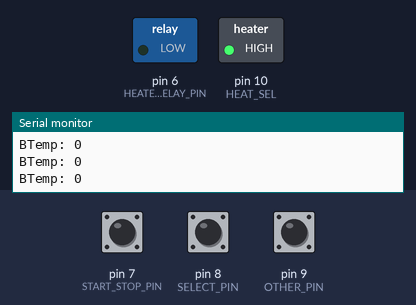
This sketch was run on a simulated Arduino Uno, built with avr-gcc and run on an emulated ATmega328P. On the bench: switched loads named in the sketch (green lamp = pin HIGH), the last lines printed to the serial monitor. The test bench sets the inputs (shaded band); at power-on: pin 7 (START_STOP_PIN) HIGH, pin 8 (SELECT_PIN) HIGH, pin 9 (OTHER_PIN) HIGH.

Above: at 1.3 s.
1.4 s: pin 7 (START_STOP_PIN) pulled LOW for 0.3 s
At 2.2 s:
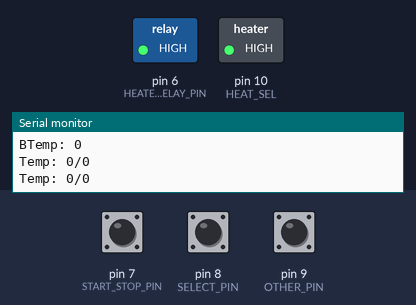
3.2 s: pin 7 (START_STOP_PIN) pulled LOW for 1 s
At 4.5 s:
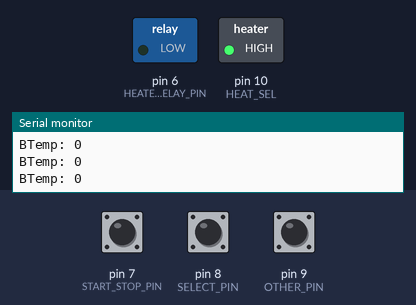
5.7 s: pin 7 (START_STOP_PIN) pulled LOW for 3.2 s
At 7.3 s:
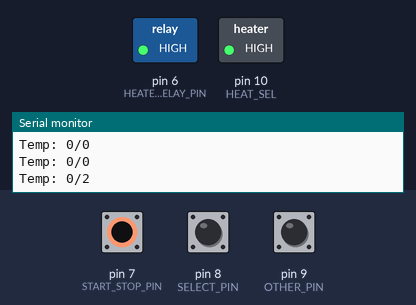
Timing chart, 0 to 8.8 s (numbered marks = the images above; inputs shaded):
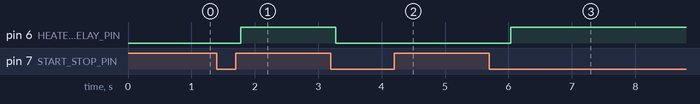

The sketch:

ReflowOven.ino
```cpp
#include "U8glib.h"
#include <SPI.h>

int profile1Time[6] = {0,60,150,180,240,300};
int profile1Temp[6] = {0,150,175,220,30,0};


const int TEMP_MAX = 250;

const int GRAPH_WIDTH_PX=128;
const int GRAPH_HEIGHT_PX=54;

const int DISPLAY_WIDTH_PX=128;
const int DISPLAY_HEIGHT_PX=64;

const int HEATER_RELAY_PIN = 6;
const int START_STOP_PIN = 7;
const int SELECT_PIN = 8;
const int OTHER_PIN = 9;

int buttonStates[3] = {1,1,1};

const int START_BUTTON = 0;
const int SELECT_BUTTON = 1;
const int OTHER_BUTTON = 2;

const int DATA_OUT=11; //MOSI
const int DATA_IN=12; //MISO
const int SPI_CLOCK=13; //sck
const int HEAT_SEL=10; //sck

int timePos;
int screenMode;
boolean inCycle;
int targetTemp;
// stats

int overRuns;
int underRuns;
float maxOver;
float maxUnder;
float averageDeviation;

U8GLIB_SSD1306_128X64 u8g(U8G_I2C_OPT_NONE);


char textBuf[20];

void setup() {
    inCycle=false;
    pinMode(HEATER_RELAY_PIN, OUTPUT);
    digitalWrite(HEATER_RELAY_PIN, LOW);

    u8g.setFont(u8g_font_unifont);

    screenMode = 0;


    pinMode(START_STOP_PIN, INPUT_PULLUP);

    pinMode(SELECT_PIN, INPUT_PULLUP);
    pinMode(OTHER_PIN, INPUT_PULLUP);

    // SPI initialization
    pinMode(DATA_OUT, OUTPUT);
    pinMode(DATA_IN, INPUT);
    pinMode(SPI_CLOCK,OUTPUT);
    pinMode(HEAT_SEL, OUTPUT);
    digitalWrite(HEAT_SEL, HIGH);
    SPI.begin();
    SPI.setClockDivider(SPI_CLOCK_DIV64);
    SPI.setBitOrder(MSBFIRST);
    SPI.setDataMode(SPI_MODE1);
    Serial.begin(57600);
    delay(10);


    Serial.begin(57600);
}

int readCelsius() {
    unsigned int b1;
    unsigned int b2;

    digitalWrite(HEAT_SEL, LOW);
    b1 = SPI.transfer(0x00);
    b2 = SPI.transfer(0x00);
    digitalWrite(HEAT_SEL, HIGH);

    b1 = b1 << 8;
    b1 = b2 | b1;
    b1 = b1 >> 3;

    return b1 >> 2;
}


void loop() {
        unsigned long currentMillis = millis();
	int * profileTime = profile1Time;
	int * profileTemp = profile1Temp;
        updateScreen(profileTime,profileTemp);
	if(inCycle) {
		updateHeater(profileTime,profileTemp);
          	timePos++;
          	if(timePos >= profileTime[5]*5) {
                      Serial.println(profileTime[5]);
          		stop();
          	}
	} else {
		digitalWrite(HEATER_RELAY_PIN, LOW);
	}
      //  Serial.println(millis()-currentMillis);
	checkButtons();
	delay(250-(millis()-currentMillis));

}

void start() {
	targetTemp =0;
	timePos = 0;
	screenMode = 1;
	inCycle = true;
}

void stop() {
	timePos = 0;
	screenMode = 0;
	inCycle = false;
	digitalWrite(HEATER_RELAY_PIN, LOW);
}


void checkButtons() {
	int newButtonStates[3];
	boolean pressed[3] ={false,false,false};

	newButtonStates[START_BUTTON] = digitalRead(START_STOP_PIN);
	newButtonStates[SELECT_BUTTON] = digitalRead(SELECT_PIN);
	newButtonStates[OTHER_BUTTON] = digitalRead(OTHER_PIN);

	for(int i=0;i<3;i++) {
	    if (newButtonStates[i] != buttonStates[i]) {
	      if (newButtonStates[i] == LOW) {
			  pressed[i] = true;
		  } else {
		  	  pressed[i] = false;
		  }
	  }
	  buttonStates[i] = newButtonStates[i];
	}
	if(pressed[START_BUTTON]) {

			if(!inCycle)
				start();
			else {
                          Serial.println("STOP");
				stop();
                        }

	}

}

void updateHeater(int *profileTimes, int* profileTemps) {
	int currentSegment=0;
	while (currentSegment<6) {
		if(profileTimes[currentSegment]>(timePos/4)) {
			break;
		}
		currentSegment++;
	}
    targetTemp =  map(timePos/4,profileTimes[currentSegment-1],
						  profileTimes[currentSegment],
						  profileTemps[currentSegment-1],
						  profileTemps[currentSegment]);

	if(readCelsius()>targetTemp) {
		digitalWrite(HEATER_RELAY_PIN, LOW);
	} else {
		digitalWrite(HEATER_RELAY_PIN, HIGH);
	}
}

void drawGraph(int *profileTimes, int* profileTemps) {
	int profileLen=profileTimes[5];
	int ppx;
	int ppy;

	//  Bunch of divide by 2 in here otherwise overflow.   bit shift may be slighty more efficent but less readable....
	for(int i=0;i<6;i++) {
		int px = map(profileTimes[i],0,profileLen,0,GRAPH_WIDTH_PX);
		int py = DISPLAY_HEIGHT_PX - map(profileTemps[i],0,TEMP_MAX,0,GRAPH_HEIGHT_PX);
		if(i>0) {
			u8g.drawLine(ppx, ppy, px, py);
		}
		ppx=px;
		ppy=py;
	}
}

void drawProgress(int *profileTimes,int pos) {
	int profileLen=profileTimes[5];
	int px = map(pos,0,profileLen,0,GRAPH_WIDTH_PX);
	u8g.drawLine(px, DISPLAY_HEIGHT_PX, px, DISPLAY_HEIGHT_PX-GRAPH_HEIGHT_PX);
}

void updateScreen(int *profileTimes, int* profileTemps) {
	// profile select screen
	if(screenMode==0) {
		u8g.drawStr( 0, 0, "Board Toaster");
                int temp = readCelsius();
		String displayString = String("BTemp: ")+String(temp);
                 Serial.println(displayString.c_str());
		 u8g.drawStr( 0, 20, displayString.c_str());

	}
	// Run screen 1
	if(screenMode==1) {
                int temp = readCelsius();
		String displayString = String("Temp: ")+temp;
                displayString=displayString+String("/");
                displayString=displayString+targetTemp;

                Serial.println(displayString.c_str());
		u8g.drawStr( 0, 0, displayString.c_str());
		drawGraph(profileTimes,profileTemps);
		drawProgress(profileTimes,timePos/4);
	}


}
```

Measured:
- after the input at 1.4 s, pin 6 (HEATER_RELAY_PIN): LOW → HIGH after 0.38 s
- after the input at 3.2 s, pin 6 (HEATER_RELAY_PIN): HIGH → LOW after 0.08 s
- after the input at 5.7 s, pin 6 (HEATER_RELAY_PIN): LOW → HIGH after 0.33 s
